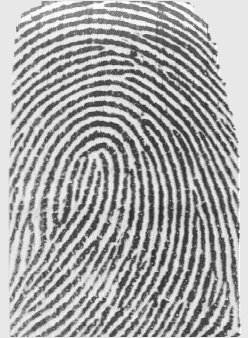
#> input picture src/APS.FirgerprintRecognition/dataset/Admin/1.png, 248 x 338 px
$ python -i APS.FirgerprintRecognition.py   (imports and definitions only)   (older library calls are emulated)
#> lines starting #> are read from the running program, lines starting #| are printed output that depends on the picture; after the words box and inside, x2 and y2 are one past the last pixel; in counts of white or black regions, pixels touching at a corner belong together
#> further down, picture is the input picture: shape (338, 248); min 40, max 255, mean 166.7
### src/APS.FirgerprintRecognition/enhance/ridge_segment.py
import numpy as np

def normalise(img,mean,std):
    normed = (img - np.mean(img))/(np.std(img));
    return(normed)

def ridge_segment(im,blksze,thresh):

#> called with blksze = 16, thresh = 0.1
    rows,cols = im.shape;
#> rows = 338; cols = 248

    im = normalise(im,0,1);

    new_rows =  np.int(blksze * np.ceil((np.float(rows))/(np.float(blksze))))
#> new_rows = 352
    new_cols =  np.int(blksze * np.ceil((np.float(cols))/(np.float(blksze))))
#> new_cols = 256

    padded_img = np.zeros((new_rows,new_cols));
    stddevim = np.zeros((new_rows,new_cols));

    padded_img[0:rows][:,0:cols] = im;

    for i in range(0,new_rows,blksze):
        for j in range(0,new_cols,blksze):
            block = padded_img[i:i+blksze][:,j:j+blksze];

            stddevim[i:i+blksze][:,j:j+blksze] = np.std(block)*np.ones(block.shape)
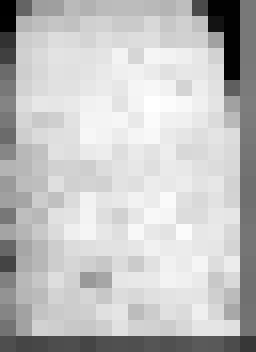
#> stddevim: shape (352, 256) float64; min 0, max 1.12, mean 0.849; drawn with min black and max white

    stddevim = stddevim[0:rows][:,0:cols]
#> stddevim: shape (338, 248) float64

    mask = stddevim > thresh;
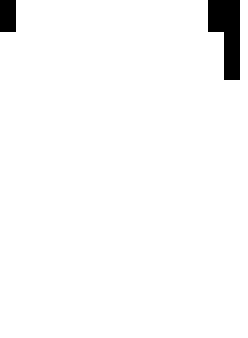
#> mask: shape (338, 248) bool; 97.3% white; 2 black regions, box (x1, y1, x2, y2) and area: (208, 0, 240, 80) 1792, (0, 0, 16, 32) 512

    mean_val = np.mean(im[mask]);
#> mean_val = -0.0287

    std_val = np.std(im[mask]);
#> std_val = 0.999

    normim = (im - mean_val)/(std_val);

    return(normim,mask)

### src/APS.FirgerprintRecognition/enhance/ridge_orient.py
import numpy as np;
import cv2;
from scipy import ndimage;
from scipy import signal

def ridge_orient(im, gradientsigma, blocksigma, orientsmoothsigma):
#> called with gradientsigma = 1, blocksigma = 7, orientsmoothsigma = 7
    rows,cols = im.shape;
#> rows = 338; cols = 248
    sze = np.fix(6*gradientsigma);
    if np.remainder(sze,2) == 0:
        sze = sze+1;

    gauss = cv2.getGaussianKernel(np.int(sze),gradientsigma);
    f = gauss * gauss.T;

    fy,fx = np.gradient(f);

    Gx = signal.convolve2d(im,fx,mode='same');
    Gy = signal.convolve2d(im,fy,mode='same');

    Gxx = np.power(Gx,2);
    Gyy = np.power(Gy,2);
    Gxy = Gx*Gy;

    sze = np.fix(6*blocksigma);

    gauss = cv2.getGaussianKernel(np.int(sze),blocksigma);
    f = gauss * gauss.T;

    Gxx = ndimage.convolve(Gxx,f);
    Gyy = ndimage.convolve(Gyy,f);
    Gxy = 2*ndimage.convolve(Gxy,f);

    denom = np.sqrt(np.power(Gxy,2) + np.power((Gxx - Gyy),2)) + np.finfo(float).eps;

    sin2theta = Gxy/denom;
    cos2theta = (Gxx-Gyy)/denom;


    if orientsmoothsigma:
        sze = np.fix(6*orientsmoothsigma);
        if np.remainder(sze,2) == 0:
            sze = sze+1;
        gauss = cv2.getGaussianKernel(np.int(sze),orientsmoothsigma);
        f = gauss * gauss.T;
        cos2theta = ndimage.convolve(cos2theta,f);
        sin2theta = ndimage.convolve(sin2theta,f);

    orientim = np.pi/2 + np.arctan2(sin2theta,cos2theta)/2;
    return(orientim);

### src/APS.FirgerprintRecognition/enhance/ridge_freq.py
import numpy as np
from .frequest import frequest

def ridge_freq(im, mask, orient, blksze, windsze,minWaveLength, maxWaveLength):
#> called with blksze = 38, windsze = 5, minWaveLength = 5, maxWaveLength = 15
    rows,cols = im.shape;
#> rows = 338; cols = 248
    freq = np.zeros((rows,cols));

    for r in range(0,rows-blksze,blksze):
        for c in range(0,cols-blksze,blksze):
            blkim = im[r:r+blksze][:,c:c+blksze];
            blkor = orient[r:r+blksze][:,c:c+blksze];

            freq[r:r+blksze][:,c:c+blksze] = frequest(blkim,blkor,windsze,minWaveLength,maxWaveLength);
#> this loop made 8 passes
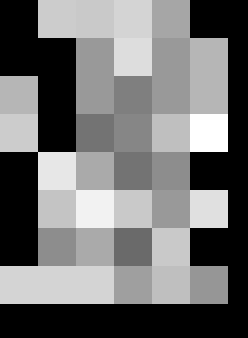
#> freq: shape (338, 248) float64; min 0, max 0.2, mean 0.0895; drawn with min black and max white

    freq = freq*mask;
    freq_1d = np.reshape(freq,(1,rows*cols));
    ind = np.where(freq_1d>0);
#> ind = 53260 positions, rows 0 to 0, columns 38 to 75371

    ind = np.array(ind);
    ind = ind[1,:];

    non_zero_elems_in_freq = freq_1d[0][ind];

    meanfreq = np.mean(non_zero_elems_in_freq);
#> meanfreq = 0.14
    return(freq,meanfreq)

### src/APS.FirgerprintRecognition/enhance/frequest.py
import numpy as np
import math
import scipy.ndimage

def frequest(im,orientim,windsze,minWaveLength,maxWaveLength):
    rows,cols = np.shape(im);

    cosorient = np.mean(np.cos(2*orientim));
    sinorient = np.mean(np.sin(2*orientim));
    orient = math.atan2(sinorient,cosorient)/2;

    rotim = scipy.ndimage.rotate(im,orient/np.pi*180 + 90,axes=(1,0),reshape = False,order = 3,mode = 'nearest');

    cropsze = int(np.fix(rows/np.sqrt(2)));
    offset = int(np.fix((rows-cropsze)/2));
    rotim = rotim[offset:offset+cropsze][:,offset:offset+cropsze];

    proj = np.sum(rotim,axis = 0);
    dilation = scipy.ndimage.grey_dilation(proj, windsze,structure=np.ones(windsze));

    temp = np.abs(dilation - proj);

    peak_thresh = 2;

    maxpts = (temp<peak_thresh) & (proj > np.mean(proj));
    maxind = np.where(maxpts);

    rows_maxind,cols_maxind = np.shape(maxind);

    if(cols_maxind<2):
        freqim = np.zeros(im.shape);
    else:
        NoOfPeaks = cols_maxind;
        waveLength = (maxind[0][cols_maxind-1] - maxind[0][0])/(NoOfPeaks - 1);
        if waveLength>=minWaveLength and waveLength<=maxWaveLength:
            freqim = 1/np.double(waveLength) * np.ones(im.shape);
        else:
            freqim = np.zeros(im.shape);

    return(freqim);

### src/APS.FirgerprintRecognition/enhance/image_enhance.py
from .ridge_segment import ridge_segment
from .ridge_orient import ridge_orient
from .ridge_freq import ridge_freq
from .ridge_filter import ridge_filter

def image_enhance(img):
    blksze = 16;
    thresh = 0.1;
    normim,mask = ridge_segment(img,blksze,thresh);

    gradientsigma = 1;
    blocksigma = 7;
    orientsmoothsigma = 7;
    orientim = ridge_orient(normim, gradientsigma, blocksigma, orientsmoothsigma);

    blksze = 38;
    windsze = 5;
    minWaveLength = 5;
    maxWaveLength = 15;
    freq,medfreq = ridge_freq(normim, mask, orientim, blksze, windsze, minWaveLength,maxWaveLength);
#> medfreq = 0.14

    freq = medfreq*mask;
    kx = 0.65;
    ky = 0.65;
    newim = ridge_filter(normim, orientim, freq, kx, ky);

    return(newim < -3)

### src/APS.FirgerprintRecognition/enhance/ridge_filter.py
import numpy as np
import scipy;

def ridge_filter(im, orient, freq, kx, ky):
#> called with kx = 0.65, ky = 0.65
    angleInc = 3;
    im = np.double(im);
    rows,cols = im.shape;
#> rows = 338; cols = 248
    newim = np.zeros((rows,cols));

    freq_1d = np.reshape(freq,(1,rows*cols));
    ind = np.where(freq_1d>0);
#> ind = 81520 positions, rows 0 to 0, columns 16 to 83823

    ind = np.array(ind);
    ind = ind[1,:];

    non_zero_elems_in_freq = freq_1d[0][ind];
    non_zero_elems_in_freq = np.double(np.round((non_zero_elems_in_freq*100)))/100;

    unfreq = np.unique(non_zero_elems_in_freq);
#> unfreq = [0.14]

    sigmax = 1/unfreq[0]*kx;
#> sigmax = 4.64
    sigmay = 1/unfreq[0]*ky;
#> sigmay = 4.64

    sze = np.round(3*np.max([sigmax,sigmay])).astype('int');
#> sze = 14

    x,y = np.meshgrid(np.linspace(-sze,sze,(2*sze + 1)),np.linspace(-sze,sze,(2*sze + 1)));

    reffilter = np.exp(-(( (np.power(x,2))/(sigmax*sigmax) + (np.power(y,2))/(sigmay*sigmay)))) * np.cos(2*np.pi*unfreq[0]*x);

    filt_rows, filt_cols = reffilter.shape;
#> filt_rows = 29; filt_cols = 29

    gabor_filter = np.array(np.zeros((int(180/angleInc),int(filt_rows),int(filt_cols))));

    for o in range(0,int(180/angleInc)):

        rot_filt = scipy.ndimage.rotate(reffilter,-(o*angleInc + 90),reshape = False);
        gabor_filter[o] = rot_filt;

    maxsze = int(sze);
#> maxsze = 14

    temp = freq>0;
    validr,validc = np.where(temp)

    temp1 = validr>maxsze;
    temp2 = validr<rows - maxsze;
    temp3 = validc>maxsze;
    temp4 = validc<cols - maxsze;

    final_temp = temp1 & temp2 & temp3 & temp4;

    finalind = np.where(final_temp);

    maxorientindex = np.round(180/angleInc);
    orientindex = np.round(orient/np.pi*180/angleInc);

    for i in range(0,rows):
        for j in range(0,cols):
            if(orientindex[i][j] < 1):
                orientindex[i][j] = orientindex[i][j] + maxorientindex;
            if(orientindex[i][j] > maxorientindex):
                orientindex[i][j] = orientindex[i][j] - maxorientindex;
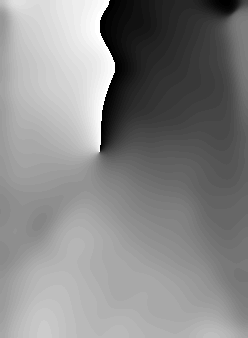
#> orientindex: shape (338, 248) float64; min 1, max 60, mean 32.3; drawn with min black and max white
    finalind_rows,finalind_cols = np.shape(finalind);
#> finalind_rows = 1; finalind_cols = 66732
    sze = int(sze);
    for k in range(0,finalind_cols):
        r = validr[finalind[0][k]];
        c = validc[finalind[0][k]];

        img_block = im[r-sze:r+sze + 1][:,c-sze:c+sze + 1];

        newim[r][c] = np.sum(img_block * gabor_filter[int(orientindex[r][c]) - 1]);
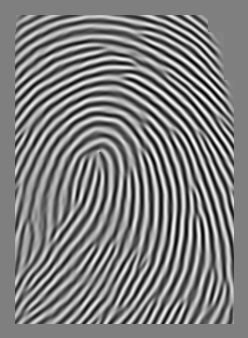
#> newim: shape (338, 248) float64; min -46.68, max 46.45, mean -0.1; drawn with min black and max white

    return(newim);

### src/APS.FirgerprintRecognition/APS.FirgerprintRecognition.py
import cv2
import os
import sys
import numpy
import argparse
import matplotlib.pyplot as plt
from random import randrange
from enhance import image_enhance
from skimage.morphology import skeletonize, thin

ap = argparse.ArgumentParser()

# [4 lines not run here, left out]

def main():
    image_name = args["fingerprint_path"]
    fingerprint_img = cv2.imread(image_name, cv2.IMREAD_GRAYSCALE)
    #print(fingerprint_img)
    kp1, des1 = get_descriptors(fingerprint_img)

    image_name = "C:/Users/FELIPEDECARVALHOALVE/repos/APS_6_Semestre/src/APS.FirgerprintRecognition/dataset/" + args["user_name"] + "/" + str(randrange(5)) + ".png"
    user_fingerprint = cv2.imread(image_name, cv2.IMREAD_GRAYSCALE)
    #print(user_fingerprint)
    kp2, des2 = get_descriptors(user_fingerprint)

    bf = cv2.BFMatcher(cv2.NORM_HAMMING, crossCheck=True)
    matches = sorted(bf.match(des1, des2), key=lambda match:match.distance)

    fingerprint_keypoints = cv2.drawKeypoints(fingerprint_img, kp1, outImage=None)
    user_keypoints = cv2.drawKeypoints(user_fingerprint, kp2, outImage=None)
    f, axarr = plt.subplots(1,2)
    axarr[0].imshow(fingerprint_keypoints)
    axarr[1].imshow(user_keypoints)
    plt.show()

    fingerprint_matches = cv2.drawMatches(fingerprint_img, kp1, user_fingerprint, kp2, matches, flags=2, outImg=None)
    plt.imshow(fingerprint_matches)
    plt.show()

    #Score calculation
    score = 0
    for match in matches:
        score += match.distance
    score_threshold = 33
    if score/len(matches) < score_threshold:
        print("Matched")
    else:
        print("Failed")

def get_descriptors(img):
    clahe = cv2.createCLAHE(clipLimit=2.0, tileGridSize=(8,8))
    img = clahe.apply(img)
    img = image_enhance.image_enhance(img)
#> in image_enhance, `return(newim < -3)`:
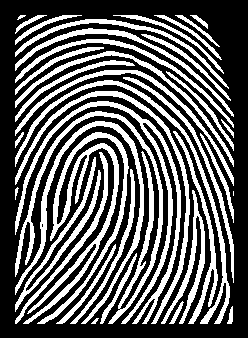
#> returned value: shape (338, 248) bool; 37% white; 38 white regions (1 under 20 px), largest, box (x1, y1, x2, y2) and area: (23, 132, 129, 324) 3624, (15, 101, 181, 324) 2890, (15, 111, 163, 324) 2788
    img = numpy.array(img, dtype=numpy.uint8)
    # Threshold
    ret, img = cv2.threshold(img, 127, 255, cv2.THRESH_BINARY_INV | cv2.THRESH_OTSU)
    # Normalize to 0 and 1 range
    img[img == 255] = 1

    #Thinning
    skeleton = skeletonize(img)
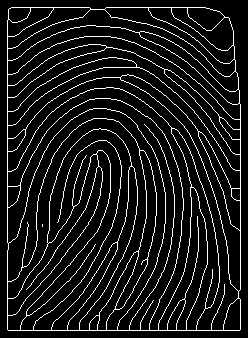
#> skeleton: shape (338, 248) bool; 9.6% white in thin lines or dots
    skeleton = numpy.array(skeleton, dtype=numpy.uint8)
    skeleton = removedot(skeleton)
    # Harris corners
    harris_corners = cv2.cornerHarris(img, 3, 3, 0.04)
    harris_normalized = cv2.normalize(harris_corners, 0, 255, norm_type=cv2.NORM_MINMAX, dtype=cv2.CV_32FC1)
    threshold_harris = 125
    # Extract keypoints
    keypoints = []
    for x in range(0, harris_normalized.shape[0]):
        for y in range(0, harris_normalized.shape[1]):
            if harris_normalized[x][y] > threshold_harris:
                keypoints.append(cv2.KeyPoint(y, x, 1))
    # Define descriptor
    orb = cv2.ORB_create()
    # Compute descriptors
    _, des = orb.compute(img, keypoints)
    return (keypoints, des);

def removedot(invertThin):
    temp0 = numpy.array(invertThin[:])
    temp0 = numpy.array(temp0)
    temp1 = temp0/255
#> temp1: shape (338, 248) float64; values 0 (black) and 0.00392 (white), 9.6% white in thin lines or dots
    temp2 = numpy.array(temp1)
    temp3 = numpy.array(temp2)

    enhanced_img = numpy.array(temp0)
    filter0 = numpy.zeros((10,10))
    W,H = temp0.shape[:2]
    filtersize = 6

    for i in range(W - filtersize):
        for j in range(H - filtersize):
            filter0 = temp1[i:i + filtersize,j:j + filtersize]

            flag = 0
            if sum(filter0[:,0]) == 0:
                flag +=1
            if sum(filter0[:,filtersize - 1]) == 0:
                flag +=1
            if sum(filter0[0,:]) == 0:
                flag +=1
            if sum(filter0[filtersize - 1,:]) == 0:
                flag +=1
            if flag > 3:
                temp2[i:i + filtersize, j:j + filtersize] = numpy.zeros((filtersize, filtersize))

    return temp2

# [5 lines not run here, left out]

>>> import cv2
>>> picture = cv2.imread('dataset/Admin/1.png', cv2.IMREAD_GRAYSCALE)
>>> result = get_descriptors(picture)

$ run again, on src/APS.FirgerprintRecognition/dataset/Admin/3.png
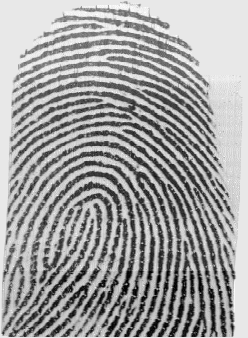
#> input picture src/APS.FirgerprintRecognition/dataset/Admin/3.png, 248 x 338 px
#> picture is the input picture: shape (338, 248); min 0, max 255, mean 160.6
#> mask: shape (338, 248) bool; 92.4% white; 2 black regions, box (x1, y1, x2, y2) and area: (160, 0, 240, 80) 4096, (0, 0, 48, 64) 2304
#> mean_val = -0.0859
#> std_val = 0.993
#> in ridge_orient, `rows,cols = im.shape;`: rows = 338; cols = 248
#> in ridge_freq, `rows,cols = im.shape;`: rows = 338; cols = 248
#> the loop in ridge_freq, `for r in range(0,rows-blksze,blksze):` made 8 passes
#> in ridge_freq, `ind = np.where(freq_1d>0);`: ind = 47572 positions, rows 0 to 0, columns 76 to 75371
#> meanfreq = 0.152
#> in ridge_filter, `rows,cols = im.shape;`: rows = 338; cols = 248
#> in ridge_filter, `ind = np.where(freq_1d>0);`: ind = 77424 positions, rows 0 to 0, columns 48 to 83823
#> unfreq = [0.15]
#> sigmax = 4.33
#> sze = 13
#> filt_rows = 27
#> maxsze = 13
#> after the loop in ridge_filter, `for i in range(0,rows):`:
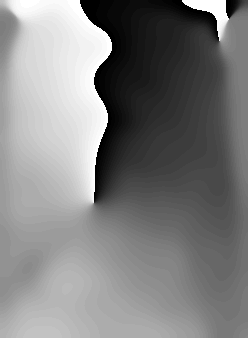
#> orientindex: shape (338, 248) float64; min 1, max 60, mean 30.7; drawn with min black and max white
#> finalind_rows = 1; finalind_cols = 65153
#> skeleton: shape (338, 248) bool; 9.4% white in thin lines or dots
#> temp1: shape (338, 248) float64; values 0 (black) and 0.00392 (white), 9.4% white in thin lines or dots
#> in get_descriptors, `harris_corners = cv2.cornerHarris(img, 3, 3, 0.04)`:
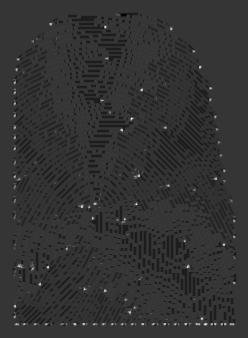
#> harris_corners: shape (338, 248) float32; min -9.46e-12, max 3.6e-11, mean -4.82e-13; drawn with min black and max white

$ run again, on src/APS.FirgerprintRecognition/dataset/Admin/4.png
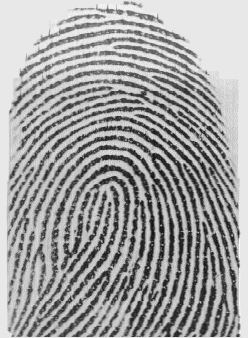
#> input picture src/APS.FirgerprintRecognition/dataset/Admin/4.png, 248 x 338 px
#> picture is the input picture: shape (338, 248); min 16, max 252, mean 161
#> mask: shape (338, 248) bool; 92.1% white; 2 black regions, box (x1, y1, x2, y2) and area: (160, 0, 240, 80) 3840, (0, 0, 64, 80) 2816
#> mean_val = -0.0924
#> std_val = 0.989
#> in ridge_orient, `rows,cols = im.shape;`: rows = 338; cols = 248
#> in ridge_freq, `rows,cols = im.shape;`: rows = 338; cols = 248
#> the loop in ridge_freq, `for r in range(0,rows-blksze,blksze):` made 8 passes
#> in ridge_freq, `ind = np.where(freq_1d>0);`: ind = 47636 positions, rows 0 to 0, columns 76 to 75371
#> meanfreq = 0.16
#> in ridge_filter, `rows,cols = im.shape;`: rows = 338; cols = 248
#> in ridge_filter, `ind = np.where(freq_1d>0);`: ind = 77168 positions, rows 0 to 0, columns 64 to 83823
#> unfreq = [0.16]
#> sigmax = 4.06
#> sze = 12
#> filt_rows = 25
#> maxsze = 12
#> after the loop in ridge_filter, `for i in range(0,rows):`:
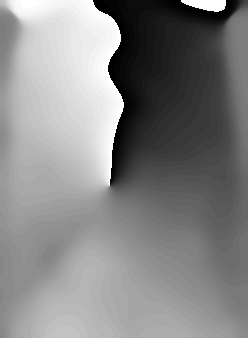
#> orientindex: shape (338, 248) float64; min 1, max 60, mean 31.9; drawn with min black and max white
#> finalind_rows = 1; finalind_cols = 66154
#> skeleton: shape (338, 248) bool; 9.6% white in thin lines or dots
#> temp1: shape (338, 248) float64; values 0 (black) and 0.00392 (white), 9.6% white in thin lines or dots
#> in get_descriptors, `harris_corners = cv2.cornerHarris(img, 3, 3, 0.04)`:
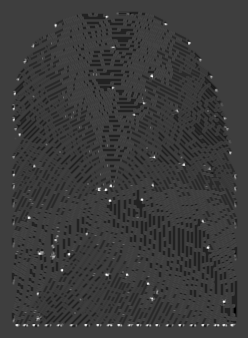
#> harris_corners: shape (338, 248) float32; min -9.46e-12, max 2.94e-11, mean -5.18e-13; drawn with min black and max white
